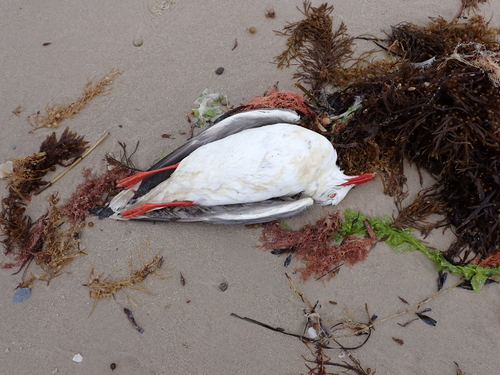
#> input picture Big_Dataset/not_robin/not_robin_1.jpg, 500 x 375 px, found by its file name; its folder holds only this picture in this run
$ jupyter execute --allow-errors AlexNetCNN.ipynb
#> lines starting #> are read from the running program, lines starting #| are printed output that depends on the picture
[cell 1]
from matplotlib import pyplot as plt
from PIL import Image
import numpy as np
import os
from os import listdir

[cell 2]
class ConvLayer:

    def __init__(self, num_filters=1, filter_size=3, input_channels=1):

        self.num_filters = num_filters
        self.filter_size = filter_size
        self.input_channels = input_channels

        self.filters = (
            np.random.randn(
                num_filters,
                input_channels,
                filter_size,
                filter_size
            ) * 0.1
        )

    # [52 lines left out: functions forward, backward, not called in this run]

[cell 3]
class MaxPool:

    # [44 lines left out: functions forward, backward, not called in this run]

[cell 4]
class Flatten:

    def forward(self, x):
        self.shape = x.shape
        return x.reshape(1, -1)

    def backward(self, grad):
        return grad.reshape(self.shape)

[cell 5]
class ReLU:

    # [5 lines left out: function forward, not called in this run]

    def backward(self, grad):

        return grad * (self.input > 0)

[cell 6]
class Dense:

    def __init__(self, input_size, output_size):

        self.weights = (
            np.random.randn(input_size, output_size)
            * np.sqrt(2/input_size)
        )

        self.biases = np.zeros((1, output_size))

    # [18 lines left out: functions forward, backward, not called in this run]

[cell 7]
class Sigmoid:

    # [13 lines left out: functions forward, backward, not called in this run]

[cell 8]
conv1 = ConvLayer(num_filters=8, input_channels=1)
conv2 = ConvLayer(num_filters=16, input_channels=8)
conv3 = ConvLayer(num_filters=32, input_channels=16)

relu1 = ReLU()
relu2 = ReLU()
relu3 = ReLU()
relu4 = ReLU()

pool1 = MaxPool()
pool2 = MaxPool()

flat = Flatten()

dense1 = Dense(32 * 12 * 12, 64)
dense2 = Dense(64, 1)

sigmoid = Sigmoid()

[cell 9]
# [26 lines left out: function forward, not called in this run]

[cell 10]
"""


"""
# [11 lines left out: function loss, not called in this run]

[cell 11]
learning_rate = 0.01

folder_dir = "Big_Dataset/not_robin"

training_data = []
for images in os.listdir(folder_dir):
    if (images.endswith(".jpg")):
        img = Image.open(folder_dir+"/"+images)
#> img is the input picture: PIL image 500x375 RGB; mean R, G, B 123.7, 111.9, 107.1

        img = img.convert("L")
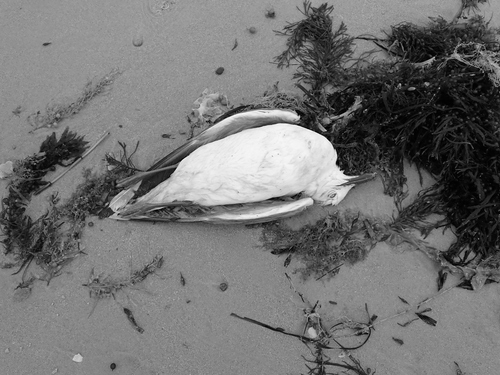
#> img: PIL image 500x375 L; min 0, max 252, mean 114.9

        img = img.resize((64,64))
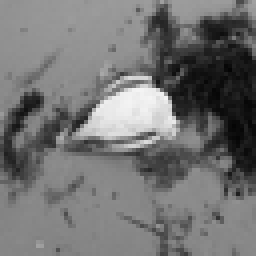
#> img: PIL image 64x64 L (shown 4 times larger); min 4, max 244, mean 114.9

        image = np.array(img)/255.0
        training_data.append((image, 0))

folder_dir = "Big_Dataset/robin"

#> (the rest of this cell did not finish here and is left out)

$ run again, on Big_Dataset/not_robin/not_robin_1022.jpg
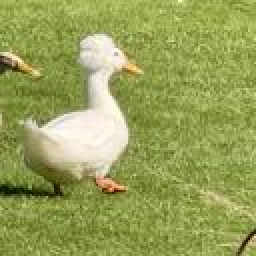
#> input picture Big_Dataset/not_robin/not_robin_1022.jpg, 128 x 128 px, found by its file name (shown 2 times larger)
#> img is the input picture: PIL image 128x128 RGB; mean R, G, B 151.1, 160.9, 88.3
#> `img = img.convert("L")`:
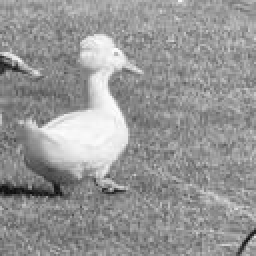
#> img: PIL image 128x128 L (shown 2 times larger); min 13, max 253, mean 149.7
#> `img = img.resize((64,64))`:
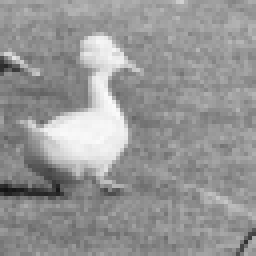
#> img: PIL image 64x64 L (shown 4 times larger); min 19, max 250, mean 149.7

$ run again, on Big_Dataset/not_robin/not_robin_1028.jpg
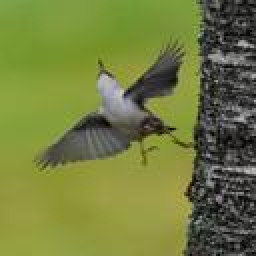
#> input picture Big_Dataset/not_robin/not_robin_1028.jpg, 128 x 128 px, found by its file name (shown 2 times larger)
#> img is the input picture: PIL image 128x128 RGB; mean R, G, B 114.9, 125.2, 62.4
#> `img = img.convert("L")`:
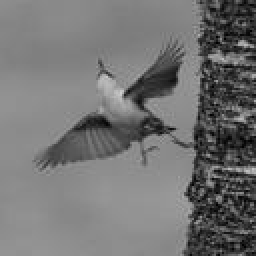
#> img: PIL image 128x128 L (shown 2 times larger); min 0, max 207, mean 115
#> `img = img.resize((64,64))`:
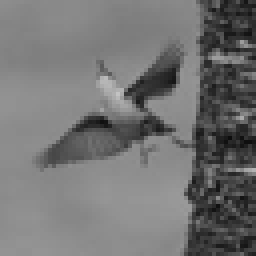
#> img: PIL image 64x64 L (shown 4 times larger); min 13, max 195, mean 115

$ run again, on Big_Dataset/not_robin/not_robin_1034.jpg
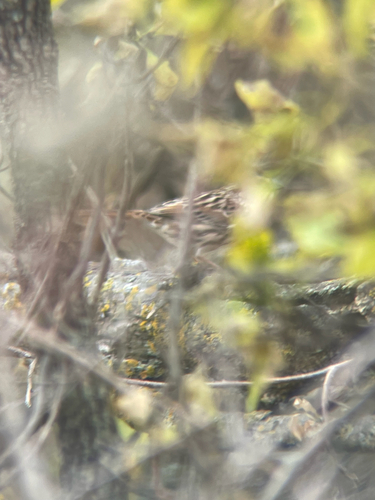
#> input picture Big_Dataset/not_robin/not_robin_1034.jpg, 375 x 500 px, found by its file name
#> img is the input picture: PIL image 375x500 RGB; mean R, G, B 158.6, 153.2, 126.7
#> `img = img.convert("L")`:
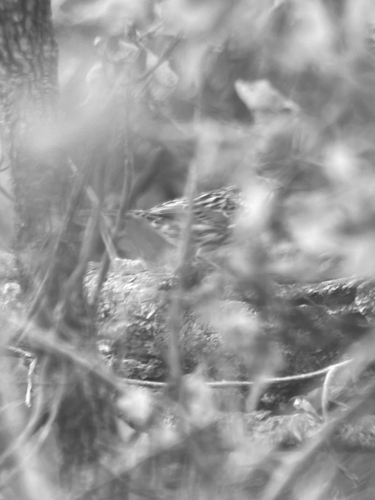
#> img: PIL image 375x500 L; min 53, max 255, mean 151.7
#> `img = img.resize((64,64))`:
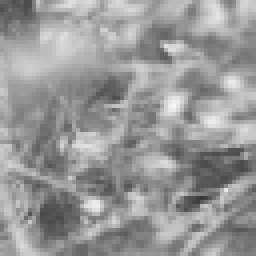
#> img: PIL image 64x64 L (shown 4 times larger); min 56, max 246, mean 151.7

$ run again, on Big_Dataset/not_robin/not_robin_1007.jpg
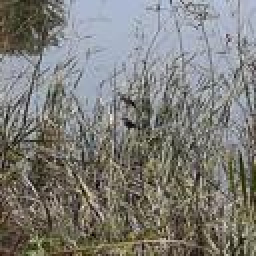
#> input picture Big_Dataset/not_robin/not_robin_1007.jpg, 128 x 128 px, found by its file name (shown 2 times larger)
#> img is the input picture: PIL image 128x128 RGB; mean R, G, B 125.4, 124.6, 119.8
#> `img = img.convert("L")`:
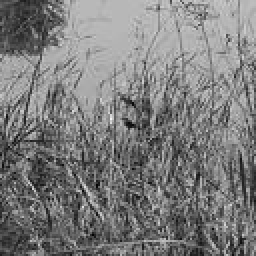
#> img: PIL image 128x128 L (shown 2 times larger); min 2, max 243, mean 124.3
#> `img = img.resize((64,64))`:
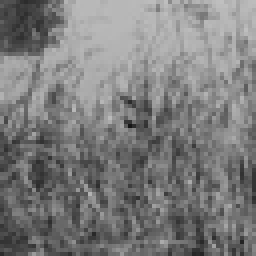
#> img: PIL image 64x64 L (shown 4 times larger); min 22, max 192, mean 124.3
